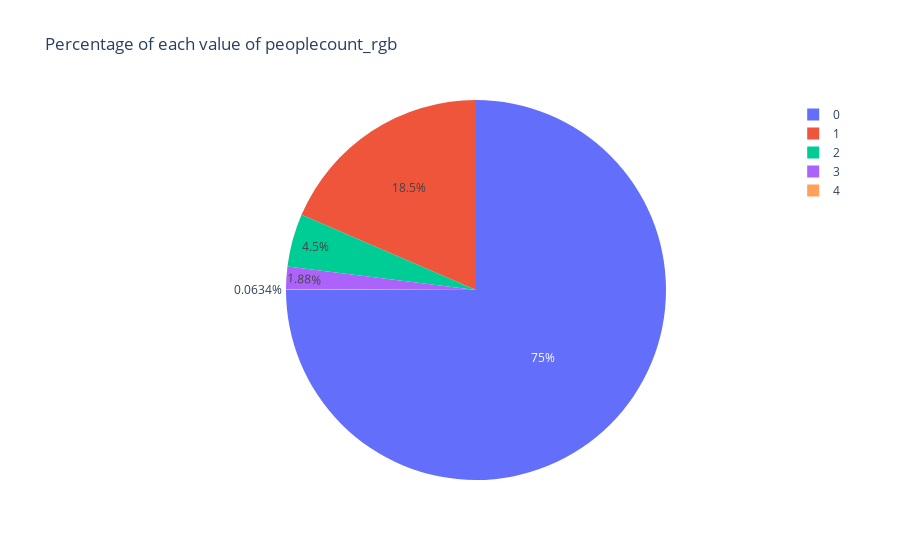

The cell this chart's notebook holds for it:
### Code cell
# Calculate value counts for the peoplecount_rgb column
value_counts = df['peoplecount_rgb'].value_counts()
fig = px.pie(values=value_counts.values, names=value_counts.index, title='Percentage of each value of peoplecount_rgb')
fig.show()

### Figure 1 — Plotly figure (JSON) as saved in the notebook; plotly's stock layout.template omitted (floating-point values rounded to 4 significant figures)
{"data": [{"domain": {"x": [0, 1], "y": [0, 1]}, "hovertemplate": "label=%{label}<br>value=%{value}<extra></extra>", "labels": [0, 1, 2, 3, 4], "legendgroup": "", "name": "", "showlegend": true, "type": "pie", "values": [10643, 2628, 639, 266, 9]}], "layout": {"legend": {"tracegroupgap": 0}, "title": {"text": "Percentage of each value of peoplecount_rgb"}}}
